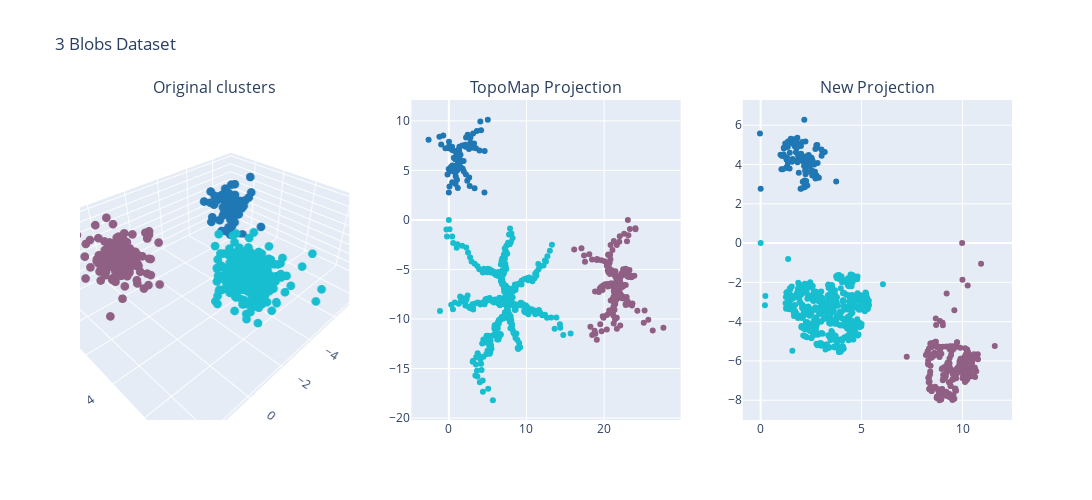

Notebook code cell kept with this figure:
### Code cell
fig = plot_data_projection(df_blobs, proj_blobs, projections)
fig.update_layout(title_text='3 Blobs Dataset')
fig.show()

### Figure 1 — Plotly figure (JSON) as saved in the notebook; plotly's stock layout.template omitted (floating-point values rounded to 4 significant figures; data arrays with more than 128 entries replaced by an {"elided": "..."} marker saying what was removed)
{"data": [{"marker": {"color": {"elided": "800 int values"}, "colorscale": [[0, "#1F77B4"], [0.1111, "#FF7F0E"], [0.2222, "#2CA02C"], [0.3333, "#D62728"], [0.4444, "#9467BD"], [0.5556, "#8C564B"], [0.6667, "#E377C2"], [0.7778, "#7F7F7F"], [0.8889, "#BCBD22"], [1, "#17BECF"]], "size": 3}, "mode": "markers", "scene": "scene", "type": "scatter3d", "x": {"elided": "800 float values"}, "y": {"elided": "800 float values"}, "z": {"elided": "800 float values"}}, {"marker": {"color": {"elided": "800 int values"}, "colorscale": [[0, "#1F77B4"], [0.1111, "#FF7F0E"], [0.2222, "#2CA02C"], [0.3333, "#D62728"], [0.4444, "#9467BD"], [0.5556, "#8C564B"], [0.6667, "#E377C2"], [0.7778, "#7F7F7F"], [0.8889, "#BCBD22"], [1, "#17BECF"]]}, "mode": "markers", "type": "scatter", "x": {"elided": "800 float values"}, "xaxis": "x", "y": {"elided": "800 float values"}, "yaxis": "y"}, {"marker": {"color": {"elided": "800 int values"}, "colorscale": [[0, "#1F77B4"], [0.1111, "#FF7F0E"], [0.2222, "#2CA02C"], [0.3333, "#D62728"], [0.4444, "#9467BD"], [0.5556, "#8C564B"], [0.6667, "#E377C2"], [0.7778, "#7F7F7F"], [0.8889, "#BCBD22"], [1, "#17BECF"]]}, "mode": "markers", "type": "scatter", "x": {"elided": "800 float values"}, "xaxis": "x2", "y": {"elided": "800 float values"}, "yaxis": "y2"}], "layout": {"annotations": [{"font": {"size": 16}, "showarrow": false, "text": "Original clusters", "x": 0.1444, "xanchor": "center", "xref": "paper", "y": 1, "yanchor": "bottom", "yref": "paper"}, {"font": {"size": 16}, "showarrow": false, "text": "TopoMap Projection", "x": 0.5, "xanchor": "center", "xref": "paper", "y": 1, "yanchor": "bottom", "yref": "paper"}, {"font": {"size": 16}, "showarrow": false, "text": "New Projection", "x": 0.8556, "xanchor": "center", "xref": "paper", "y": 1, "yanchor": "bottom", "yref": "paper"}], "height": 500, "scene": {"domain": {"x": [0, 0.2889], "y": [0, 1]}}, "showlegend": false, "title": {"text": "3 Blobs Dataset"}, "width": 1200, "xaxis": {"anchor": "y", "domain": [0.3556, 0.6444]}, "xaxis2": {"anchor": "y2", "domain": [0.7111, 1]}, "yaxis": {"anchor": "x", "domain": [0, 1]}, "yaxis2": {"anchor": "x2", "domain": [0, 1]}}}
